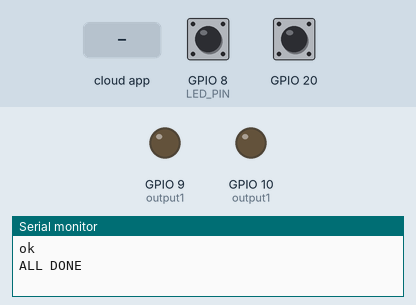
Recording of a sketch running on a simulated ESP32-C3. Parts: output pins drawn as LEDs (lit = HIGH), the last lines printed to the serial monitor. Dashed ring = blinking. The inputs (shaded band) are chosen by the test bench; at power-on: GPIO 8 (LED_PIN) HIGH, GPIO 20 HIGH. WiFi joins after 1.5 s; servers stay silent unless stated; network time is answered at once with the bench clock; the local clock reads 2024-03-15 10:24:30 at power-on unless the sketch sets it; the Firebase database answers and starts empty.

Above: at 3.4 s.
3.5 s: the phone or cloud app sets D1 to 0
At 4.0 s:
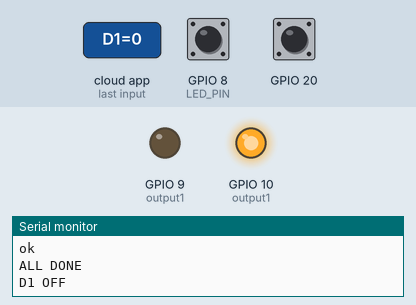
5.0 s: GPIO 8 (LED_PIN) pulled LOW for 1 s
At 5.47 s:
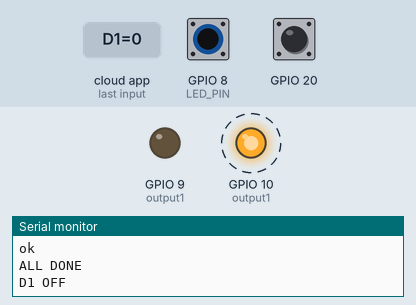
9.0 s: the phone or cloud app sets D1 to 1
At 10.3 s:
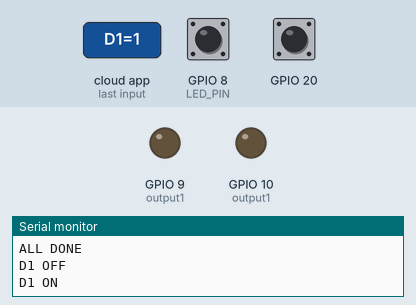
12.0 s: GPIO 8 (LED_PIN) pulled LOW for 0.15 s
At 13.1 s:
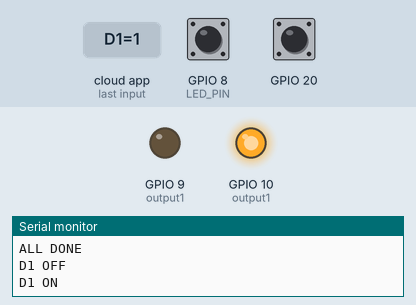
Timing chart, 0 to 14.6 s (numbered marks = the images above; inputs shaded):
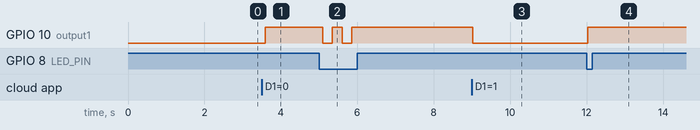

The sketch:

esp32c3_1STAT_WM_FDB_ver8.ino
```cpp
// https://www.grc.com/fingerprints.htm
#include <Arduino.h>
#include <WiFi.h>
#include <WebServer.h>
#include <WiFiManager.h>
#include <NTPClient.h>
#include <Firebase_ESP_Client.h>

#include "addons/TokenHelper.h"
#include "addons/RTDBHelper.h"

String ele = "1stat";
TaskHandle_t Task1;
TaskHandle_t Task2;

WiFiServer server(80);

String header;

WiFiUDP ntpUDP;
NTPClient timeClient(ntpUDP, "time.stdtime.gov.tw");

const int output1 = D10;
const int LED_PIN = D9;
const int SW1 = D8;
const int rs = D7;

String d1button = "non";
String D1_TC_TRI = "non";
String D1_TO_TRI = "non";

unsigned long currentTime = millis();
unsigned long previousTime = 0;
const long timeoutTime = 2000;

#define DATABASE_URL "https://esp8266-ai2-default-rtdb.firebaseio.com"
#define API_KEY "AIzaSyAF4OdtYUAomk_4WnvE5MXb_nphlQ33UyA"
#define USER_EMAIL "smart.stuff.18340@gmail.com"
#define USER_PASSWORD "Rayed18340"
FirebaseData fbdo, fbdo_ALL, fbdo_CT, fbdo_OT;
FirebaseAuth auth;
FirebaseConfig config;
unsigned long sendDataPrevMillis = 0;
int count = 0;
bool signupOK = false;

String A = WiFi.macAddress();
String a = "\\\"";
String IP = "";
String D1_TC = "";
String D1_TO = "";
String STAT1 = A + "/D1";
String CNSTAT = A + "/esp";

String OnNum = "1";
String CloseNum = "0";

void setup() {
  Serial.begin(115200);

  pinMode(output1, OUTPUT);    digitalWrite(output1, LOW);
  pinMode(LED_PIN, OUTPUT);    digitalWrite(LED_PIN, HIGH);
  pinMode(rs, INPUT_PULLUP);   digitalWrite(rs, HIGH);
  pinMode(SW1, INPUT_PULLUP);  digitalWrite(SW1, HIGH);

  WiFiManager wifiManager;
  // wifiManager.resetSettings();
  if (digitalRead(rs) == LOW) {
    wifiManager.resetSettings();
    digitalWrite(LED_PIN, HIGH);
  }
  digitalWrite(LED_PIN, LOW);
  wifiManager.autoConnect("sMART sTUFF");

  A = WiFi.macAddress();
  IP = WiFi.localIP().toString();
  timeClient.begin();
  timeClient.setTimeOffset(28800);

  config.api_key = API_KEY;
  config.database_url = DATABASE_URL;
  auth.user.email = USER_EMAIL;
  auth.user.password = USER_PASSWORD;
  if (Firebase.signUp(&config, &auth, "", "")) {
    Serial.println("ok");
    signupOK = true;
  } else {
    Serial.printf("%s\n", config.signer.signupError.message.c_str());
  }

  config.token_status_callback = tokenStatusCallback;
  Firebase.begin(&config, &auth);
  Firebase.reconnectWiFi(true);

  if (!Firebase.RTDB.beginStream(&fbdo_ALL, A)) {
    Serial.print ("D1 begin error ");
    Serial.println(fbdo_ALL.errorReason());
  }
  Firebase.RTDB.setString(&fbdo_ALL, STAT1, OnNum);
  Firebase.RTDB.setString(&fbdo_ALL, CNSTAT, "0");
  if (Firebase.RTDB.getString(&fbdo_OT, A + "/OT/D1")) {
    D1_TO = fbdo.stringData();
  }
  if (Firebase.RTDB.getString(&fbdo_CT, A + "/CT/D1")) {
    D1_TC = fbdo.stringData();
  }
  Serial.println("ALL DONE");
  server.begin();

}

void loop() {
  WEB();
  time();
  ReadStat();
  if (digitalRead(SW1) == LOW) {
    if (digitalRead(output1) == LOW) {
      digitalWrite(output1, HIGH);
      Firebase.RTDB.setString(&fbdo, STAT1, CloseNum);
    } else if (digitalRead(output1) == HIGH) {
      digitalWrite(output1, LOW);
      Firebase.RTDB.setString(&fbdo, STAT1, OnNum);
    }
  }
  delay(100);

  if (Firebase.isTokenExpired()){
    Firebase.refreshToken(&config);
    Firebase.RTDB.setString(&fbdo, CNSTAT, "1");
    Serial.println("Refresh token");
  }
}
void WEB() {
  WiFiClient client = server.available();
  if (client) {
    Serial.println("New Client.");
    String currentLine = "";
    currentTime = millis();
    previousTime = currentTime;
    while (client.connected() && currentTime - previousTime <= timeoutTime) {  // loop while the client's connected
      currentTime = millis();
      if (client.available()) {
        // header = client.readStringUntil('\r');
        char c = client.read();
        Serial.write(c);
        header += c;
        if (c == '\n') {
          if (currentLine.length() == 0) {
            client.println("HTTP/1.1 200 OK");
            client.println("Content-type:text/html");
            client.println("Connection: close");
            client.println();
            Serial.println(header);

            client.println("<!DOCTYPE html><html>");
            client.println("<head><meta charset='utf-8' name=\"viewport\" content=\"width=device-width, initial-scale=1\">");
            client.println("<link rel=\"icon\" href=\"data:,\">");
            client.println("<style>html { font-family: Helvetica; display: inline-block; margin: 0px auto; text-align: center;}</style>");
            client.println("</head><body>");
            client.println("<h1>MAC=" + A + "</h1>");
            client.println("<h2>ELEMENT=" + ele + "</h2>");
            client.println("<h3>裝置名稱 = sMART sTUFF 智慧插座</h3>");
            client.println("<h4>IP=" + IP + "</h4>");
            client.println("</body></html>");
            client.println();
            break;
          } else {
            currentLine = "";
          }
        } else if (c != '\r') {
          currentLine += c;
        }
      }
    }
    header = "";
    client.stop();
  }
}

void ReadStat() {
  if (Firebase.ready() && signupOK) {
    if (!Firebase.RTDB.readStream(&fbdo_ALL)) {
      Serial.print("D1 read error：");
      Serial.println(fbdo_ALL.errorReason());
    }
    if (fbdo_ALL.streamAvailable()) {
      if (fbdo_ALL.dataPath() == "/D1"){
        if (fbdo_ALL.stringData() == CloseNum) {
          digitalWrite(output1, HIGH);
          Serial.println("D1 OFF");
        } else if (fbdo_ALL.stringData() == OnNum) {
          digitalWrite(output1, LOW);
          Serial.println("D1 ON");
        }
      }
      if (fbdo_ALL.dataPath() == "/CT/D1"){
        if(fbdo_ALL.dataType() == "string"){
          D1_TC = fbdo_ALL.stringData();
          Serial.println("D1_TC now is " + D1_TC);
        }
      }
      if (fbdo_ALL.dataPath() == "/OT/D1"){
        if(fbdo_ALL.dataType() == "string"){
          D1_TO = fbdo_ALL.stringData();
          Serial.println("D1_TO now is " + D1_TO);
        }
      }
      if (fbdo_ALL.dataPath() == "/esp"){
        if(fbdo_ALL.dataType() == "string"){
          if (fbdo_ALL.stringData() == "1") {
            Firebase.RTDB.setString(&fbdo_ALL, CNSTAT, "2");
          }
        }
      }
    }
  }
}
void time(){
  timeClient.update();
  String nowTime = a + timeClient.getHours() + ":" + timeClient.getMinutes() + a;
  // Serial.println(nowTime);
  if (timeClient.getSeconds() > 0 & timeClient.getSeconds() < 3) {
    if(D1_TO == nowTime){
      digitalWrite(output1, LOW);
      Firebase.RTDB.setString(&fbdo, STAT1, OnNum);
    }
    if(D1_TC == nowTime){
      digitalWrite(output1, HIGH);
      Firebase.RTDB.setString(&fbdo, STAT1, CloseNum);
    }
  }
}
```

Measured:
- after the input at 3.5 s, GPIO 10 (output1): LOW → HIGH after 0.09 s
- after the input at 5.0 s, GPIO 10 (output1): alternates HIGH for 0.25 s and LOW for 0.25 s, 4 changes in all, then stays HIGH, starting after 0.10 s
- after the input at 9.0 s, GPIO 10 (output1): HIGH → LOW at once
- after the input at 12.0 s, GPIO 10 (output1): LOW → HIGH at once
